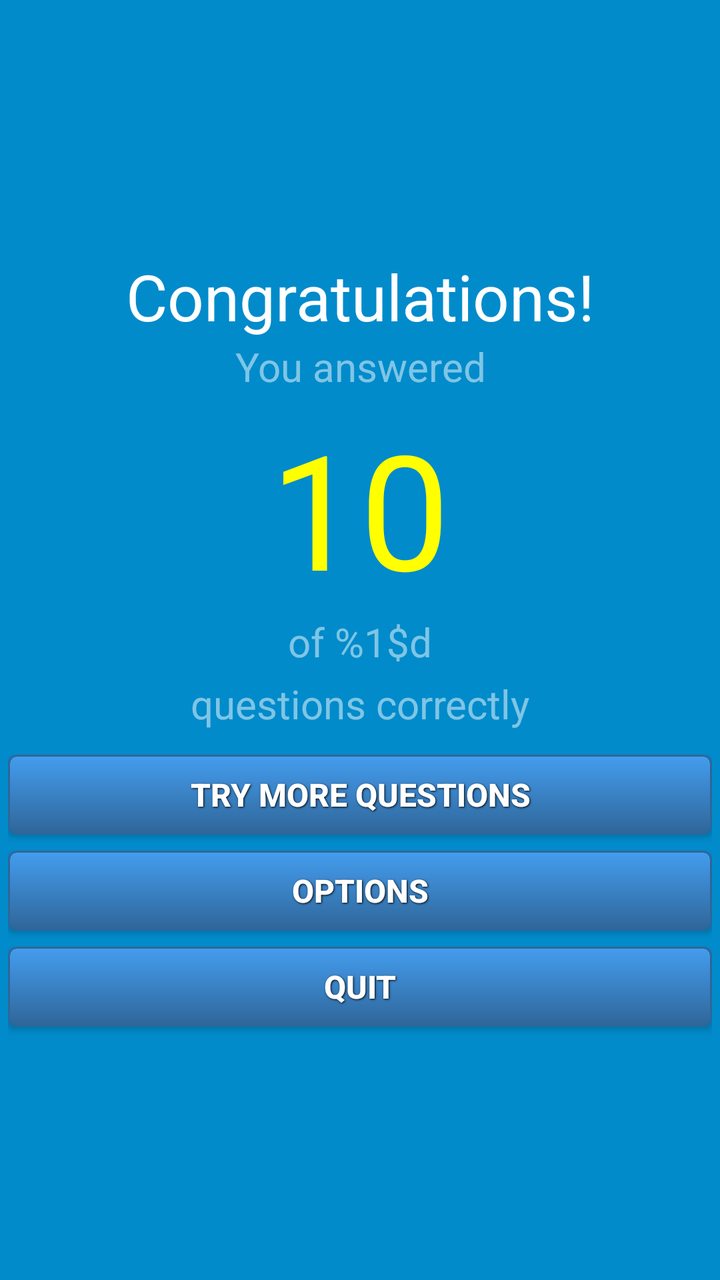
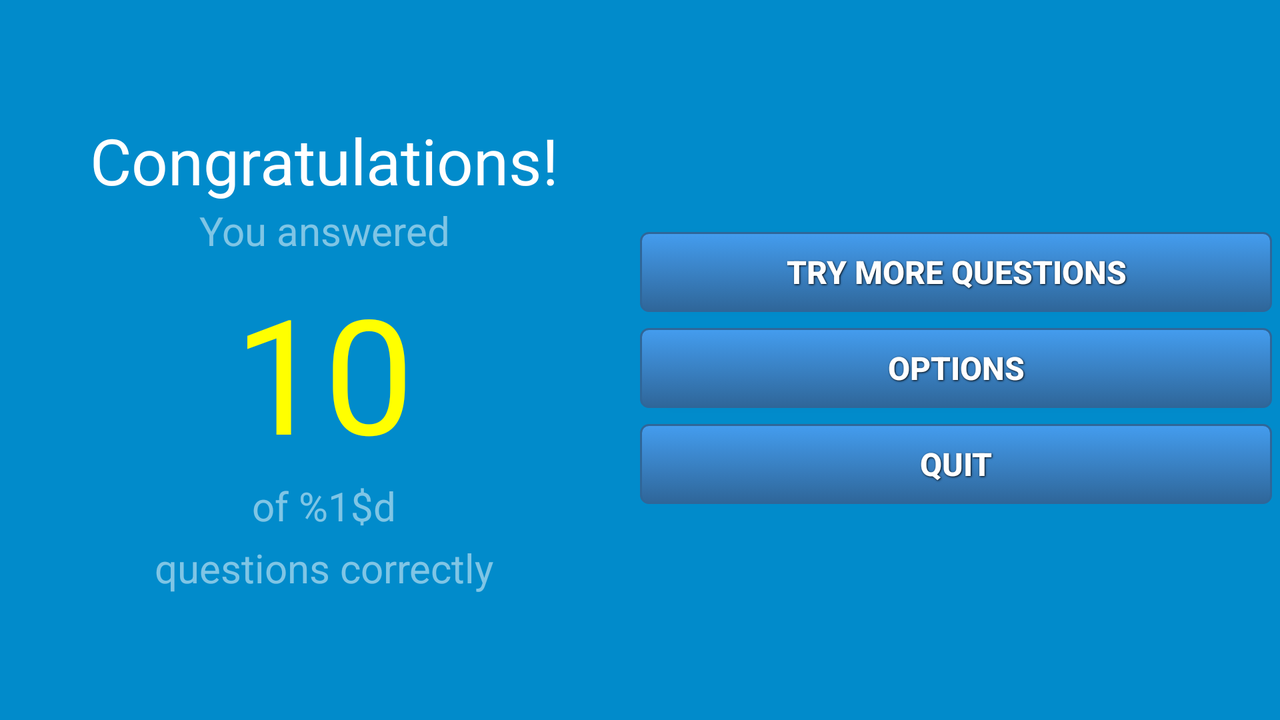

An Android layout and its configuration variant, each rendered on a device that would load it. The default file and the variant file are quoted in full after the pictures.
<!-- AndroidManifest.xml: application theme AppTheme -->
<!-- res/layout/activity_results.xml -->
<?xml version="1.0" encoding="utf-8"?>
<LinearLayout xmlns:android="http://schemas.android.com/apk/res/android"
    xmlns:tools="http://schemas.android.com/tools"
    android:id="@+id/results_layout"
    style="@style/resultsActivity"
    tools:context="android.example.com.quizapp.QuizActivity">


    <TextView
        android:id="@+id/resultsHeader"
        style="@style/resultsHeader"
        android:text="@string/resultsHeader" />

    <TextView
        android:id="@+id/resultMsg1"
        style="@style/resultsMsg1"
        android:text="@string/youAnswered" />

    <TextView
        android:id="@+id/resultScore"
        style="@style/resultScore"
        tools:text="@string/fakeResult" />

    <TextView
        android:id="@+id/resultMsg2"
        style="@style/resultsMsg1"
        tools:text="@string/ofAmount" />

    <TextView
        android:id="@+id/resultMsg3"
        style="@style/resultsMsg1"
        android:text="@string/questionsCorrectly" />

    <Button
        android:id="@+id/btnMoreQuestions"
        style="@style/resultsButton"
        android:onClick="onClickAction"
        android:tag="MORE_QUESTIONS"
        android:text="@string/btnMoreQuestions" />

    <Button
        android:id="@+id/btnOptions"
        style="@style/resultsButton"
        android:onClick="onClickAction"
        android:tag="OPTIONS"
        android:text="@string/btnOptions" />

    <Button
        android:id="@+id/btnQuit"
        style="@style/resultsButton"
        android:onClick="onClickAction"
        android:tag="QUIT"
        android:text="@string/btnQuit" />


    
</LinearLayout>
<!-- resources referenced by this layout -->
<resources>
  <string name="btnMoreQuestions">Try more questions</string>
  <string name="btnOptions">Options</string>
  <string name="btnQuit">Quit</string>
  <string name="fakeResult">10</string>
  <string name="ofAmount">of %1$d</string>
  <string name="questionsCorrectly">questions correctly</string>
  <string name="resultsHeader">Congratulations!</string>
  <string name="youAnswered">You answered</string>
  <style name="resultScore">
          <item name="android:layout_width">match_parent</item>
          <item name="android:layout_height">wrap_content</item>
          <item name="android:gravity">center</item>
          <item name="android:textColor">@color/yellow</item>
          <item name="android:textSize">@dimen/resultScore</item>
      </style>
  <style name="resultsActivity" parent="@style/mainLayout">
          <item name="android:gravity">center_vertical</item>
          <item name="android:padding">@dimen/padding4</item>
      </style>
  <style name="resultsButton" parent="submitButton">
          <item name="android:layout_alignParentBottom">false</item>
          <item name="android:layout_marginTop">@dimen/resultButtonMargin</item>
      </style>
  <color name="yellow">#FFFF00</color>
  <dimen name="resultScore">80sp</dimen>
  <style name="mainLayout" parent="@style/FullWidthFullHeight">
          <item name="android:orientation">vertical</item>
          <item name="android:background">@color/mainBackgroundColor</item>
          
          <item name="background">@color/mainBackgroundColor</item>
      </style>
  <dimen name="padding4">4dp</dimen>
  <style name="submitButton" parent="@style/gradientButtonText">
          <item name="android:layout_alignParentBottom">true</item>
          <item name="android:clipToPadding">true</item>
          <item name="android:background">@drawable/gradient_button</item>
          
      </style>
  <dimen name="resultButtonMargin">8dp</dimen>
  <color name="white">#FFFFFF</color>
  <dimen name="resultsHeader">32sp</dimen>
  <dimen name="resultMsg123">20sp</dimen>
  <item name="resultMsgAlpha" format="float" type="dimen">0.5</item>
  <color name="colorPrimary">#3F51B5</color>
  <color name="colorPrimaryDark">#303F9F</color>
  <color name="colorAccent">#FF4081</color>
  <style name="MyActionBar" parent="@style/Widget.AppCompat.Light.ActionBar">
          <item name="android:icon">@mipmap/ic_launcher</item>
          <item name="android:background">@drawable/gradient_not_rounded</item>
          
          <item name="background">@drawable/gradient_not_rounded</item>
      </style>
  <style name="spinnerItemStyle">
          <item name="android:padding">@dimen/listViewItemPadding</item>
          <item name="android:textSize">@dimen/resultMsg123</item>
          <item name="android:textColor">@color/white</item>
          <item name="backgroundTint">@color/white</item>
      </style>
  <style name="FullWidthFullHeight">
          <item name="android:layout_width">match_parent</item>
          <item name="android:layout_height">match_parent</item>
      </style>
  <color name="mainBackgroundColor">#018BCB</color>
  <!-- drawable gradient_not_rounded (drawable) -->
  <?xml version="1.0" encoding="utf-8"?>
  <selector xmlns:android="http://schemas.android.com/apk/res/android">
      <item>
          <shape>
              <gradient android:angle="270" android:endColor="#2f6699" android:startColor="#449def" />
          </shape>
      </item>
  </selector>
  <dimen name="listViewItemPadding">4dp</dimen>
  <style name="FullWidthWrapHeight">
          <item name="android:layout_width">match_parent</item>
          <item name="android:layout_height">wrap_content</item>
      </style>
  <dimen name="minHeight">40dp</dimen>
  <dimen name="radioButtonTextSize">16sp</dimen>
  <color name="black">#000000</color>
  <dimen name="gradBtnPadding">0dp</dimen>
  <!-- some entries are left out for length -->
</resources>
<!-- res/layout-land/activity_results.xml (the repository's variant of the layout above) -->
<!-- drawn on the phone turned sideways -->
<?xml version="1.0" encoding="utf-8"?>
<LinearLayout xmlns:android="http://schemas.android.com/apk/res/android"
    xmlns:tools="http://schemas.android.com/tools"
    android:id="@+id/results_layout"
    style="@style/resultsActivity_land"

    tools:context="android.example.com.quizapp.QuizActivity">


    <LinearLayout style="@style/resultActivity_landCol">

        <TextView
            android:id="@+id/resultsHeader"
            style="@style/resultsHeader"
            android:text="@string/resultsHeader" />

        <TextView
            android:id="@+id/resultMsg1"
            style="@style/resultsMsg1"
            android:text="@string/youAnswered" />

        <TextView
            android:id="@+id/resultScore"
            style="@style/resultScore"
            android:text="@string/fakeResult" />

        <TextView
            android:id="@+id/resultMsg2"
            style="@style/resultsMsg1"
            android:text="@string/ofAmount" />

        <TextView
            android:id="@+id/resultMsg3"
            style="@style/resultsMsg1"
            android:text="@string/questionsCorrectly" />
    </LinearLayout>

    <LinearLayout style="@style/resultActivity_landCol">

        <Button
            android:id="@+id/btnMoreQuestions"
            style="@style/resultsButton"
            android:onClick="onClickAction"
            android:tag="MORE_QUESTIONS"
            android:text="@string/btnMoreQuestions" />

        <Button
            android:id="@+id/btnOptions"
            style="@style/resultsButton"
            android:onClick="onClickAction"
            android:tag="OPTIONS"
            android:text="@string/btnOptions" />

        <Button
            android:id="@+id/btnQuit"
            style="@style/resultsButton"
            android:onClick="onClickAction"
            android:tag="QUIT"
            android:text="@string/btnQuit" />

    </LinearLayout>
    
</LinearLayout>
<!-- resources referenced by the variant -->
<!-- as the phone turned sideways resolves them -->
<resources>
  <string name="btnMoreQuestions">Try more questions</string>
  <string name="btnOptions">Options</string>
  <string name="btnQuit">Quit</string>
  <string name="fakeResult">10</string>
  <string name="ofAmount">of %1$d</string>
  <string name="questionsCorrectly">questions correctly</string>
  <string name="resultsHeader">Congratulations!</string>
  <string name="youAnswered">You answered</string>
  <style name="resultActivity_landCol">
          <item name="android:layout_width">match_parent</item>
          <item name="android:layout_height">wrap_content</item>
          <item name="android:orientation">vertical</item>
          <item name="android:layout_weight">1</item>
      </style>
  <style name="resultsActivity_land" parent="@style/mainLayout">
          <item name="android:gravity">center_vertical</item>
          <item name="android:orientation">horizontal</item>
          <item name="android:padding">@dimen/padding4</item>
          <item name="android:weightSum">2</item>
      </style>
  <style name="resultsButton" parent="submitButton">
          <item name="android:layout_alignParentBottom">false</item>
          <item name="android:layout_marginTop">@dimen/resultButtonMargin</item>
      </style>
  <color name="yellow">#FFFF00</color>
  <dimen name="resultScore">80sp</dimen>
  <style name="mainLayout" parent="@style/FullWidthFullHeight">
          <item name="android:orientation">vertical</item>
          <item name="android:background">@color/mainBackgroundColor</item>
          
          <item name="background">@color/mainBackgroundColor</item>
      </style>
  <dimen name="padding4">4dp</dimen>
  <style name="submitButton" parent="@style/gradientButtonText">
          <item name="android:layout_alignParentBottom">true</item>
          <item name="android:clipToPadding">true</item>
          <item name="android:background">@drawable/gradient_button</item>
          
      </style>
  <dimen name="resultButtonMargin">8dp</dimen>
  <color name="white">#FFFFFF</color>
  <dimen name="resultsHeader">32sp</dimen>
  <dimen name="resultMsg123">20sp</dimen>
  <item name="resultMsgAlpha" format="float" type="dimen">0.5</item>
  <color name="colorPrimary">#3F51B5</color>
  <color name="colorPrimaryDark">#303F9F</color>
  <color name="colorAccent">#FF4081</color>
  <style name="MyActionBar" parent="@style/Widget.AppCompat.Light.ActionBar">
          <item name="android:icon">@mipmap/ic_launcher</item>
          <item name="android:background">@drawable/gradient_not_rounded</item>
          
          <item name="background">@drawable/gradient_not_rounded</item>
      </style>
  <style name="spinnerItemStyle">
          <item name="android:padding">@dimen/listViewItemPadding</item>
          <item name="android:textSize">@dimen/resultMsg123</item>
          <item name="android:textColor">@color/white</item>
          <item name="backgroundTint">@color/white</item>
      </style>
  <style name="FullWidthFullHeight">
          <item name="android:layout_width">match_parent</item>
          <item name="android:layout_height">match_parent</item>
      </style>
  <color name="mainBackgroundColor">#018BCB</color>
  <!-- drawable gradient_not_rounded (drawable) -->
  <?xml version="1.0" encoding="utf-8"?>
  <selector xmlns:android="http://schemas.android.com/apk/res/android">
      <item>
          <shape>
              <gradient android:angle="270" android:endColor="#2f6699" android:startColor="#449def" />
          </shape>
      </item>
  </selector>
  <dimen name="listViewItemPadding">4dp</dimen>
  <style name="FullWidthWrapHeight">
          <item name="android:layout_width">match_parent</item>
          <item name="android:layout_height">wrap_content</item>
      </style>
  <dimen name="minHeight">40dp</dimen>
  <dimen name="radioButtonTextSize">16sp</dimen>
  <color name="black">#000000</color>
  <dimen name="gradBtnPadding">0dp</dimen>
  <!-- some entries are left out for length -->
</resources>
